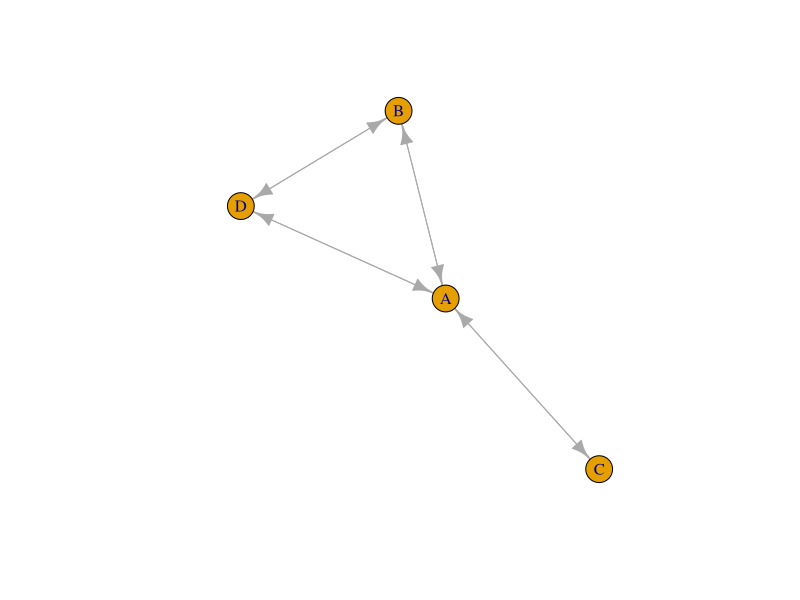
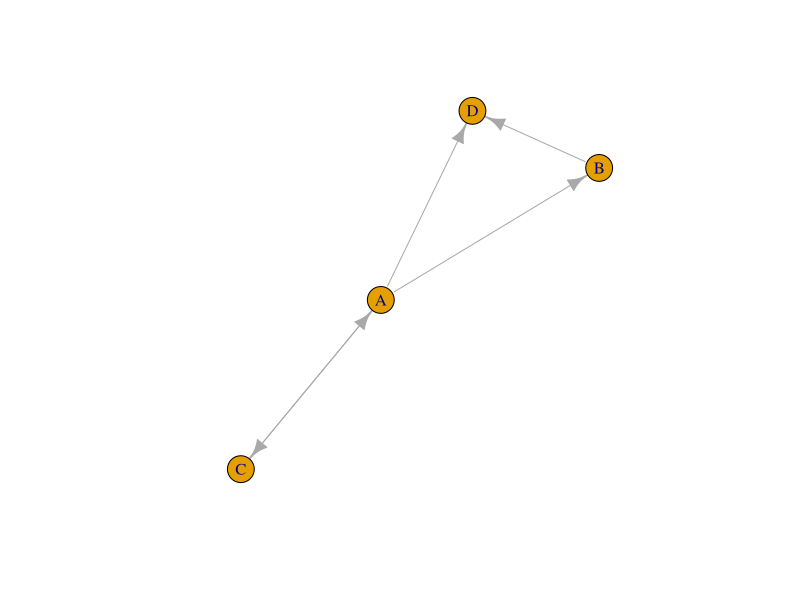
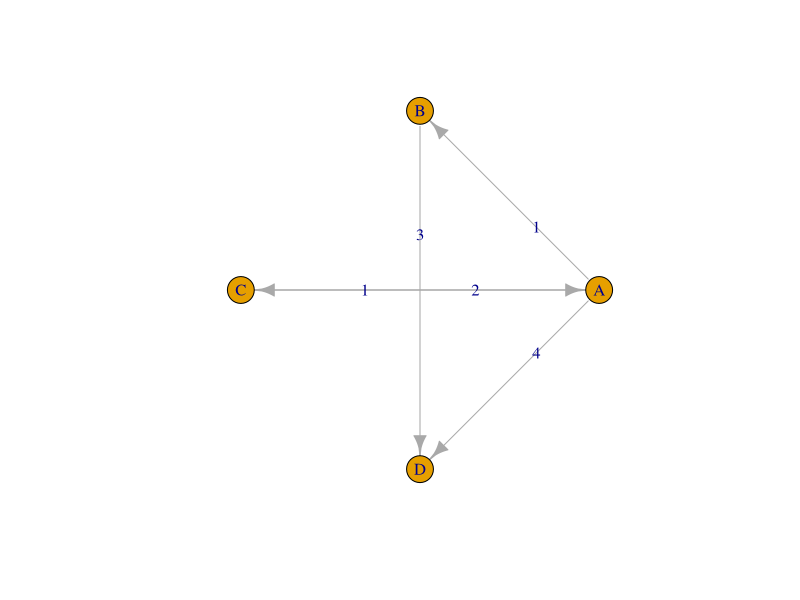
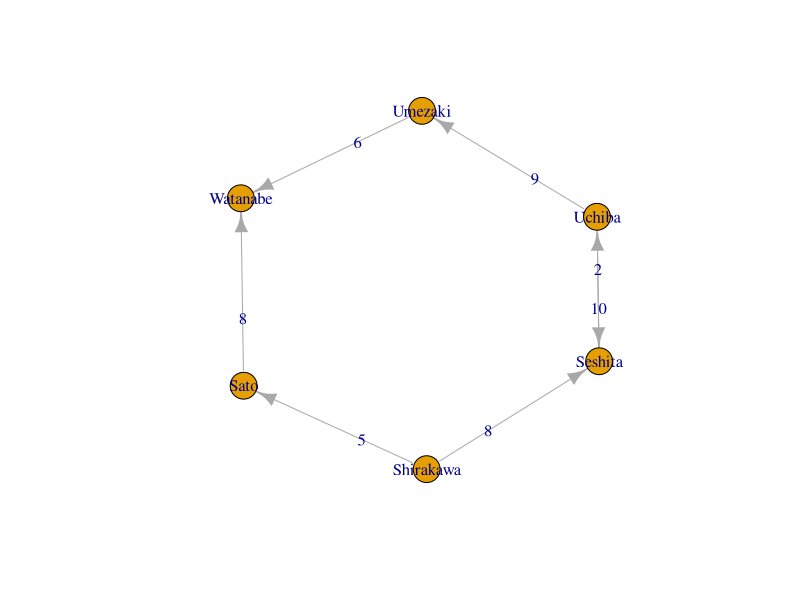

R code for these plots, in order:
#ネットワーク分析
library(igraph)

#無向グラフの隣接行列
(test<-matrix(c(0,1,1,1, 1,0,0,1, 1,0,0,0, 1,1,0,0),ncol=4))
colnames(test)<-c("A","B","C","D")
rownames(test)<-c("A","B","C","D")
test

test.g <- graph.adjacency(test,weight=T)
plot(test.g)

#有向グラフの隣接行列
(test<-matrix(c(0,0,1,0, 1,0,0,0, 2,0,0,0, 4,3,0,0),ncol=4))
colnames(test)<-c("A","B","C","D")
rownames(test)<-c("A","B","C","D")
test

test.g <- graph.adjacency(test,weight=T)
plot(test.g)

#グラフを装飾
plot(test.g, layout=layout.circle, edge.label=E(test.g)$weight)

#好感度データの作成
n1 <- c("Seshita", "Uchiba", "Uchiba", "Umezaki", "Sato", "Shirakawa", "Shirakawa")
n2 <- c("Uchiba", "Seshita", "Umezaki", "Watanabe", "Watanabe", "Seshita", "Sato")
fav <- c(10,2,9,6,8,8,5)
test2 <- data.frame(n1,n2,fav)
test2

test2.g <- graph.data.frame(test2)
test2.g
plot(test2.g, edge.label=test2[,3])
